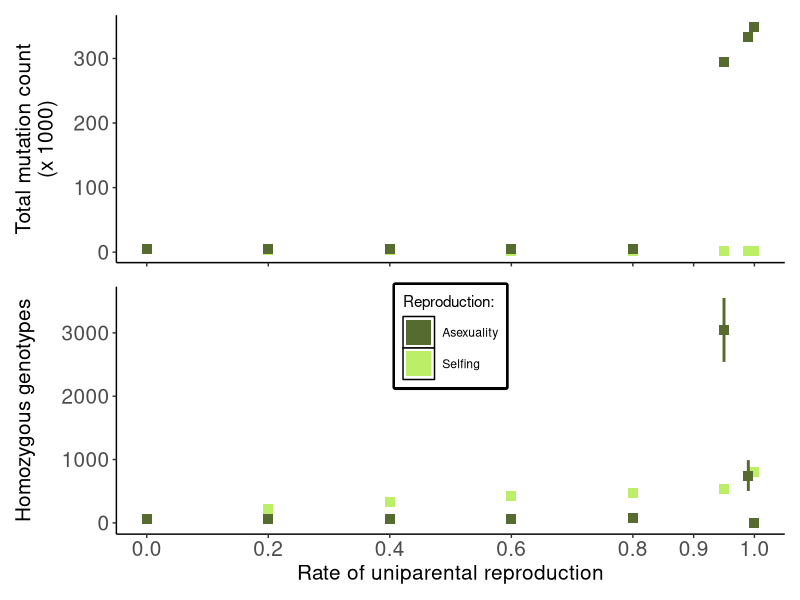
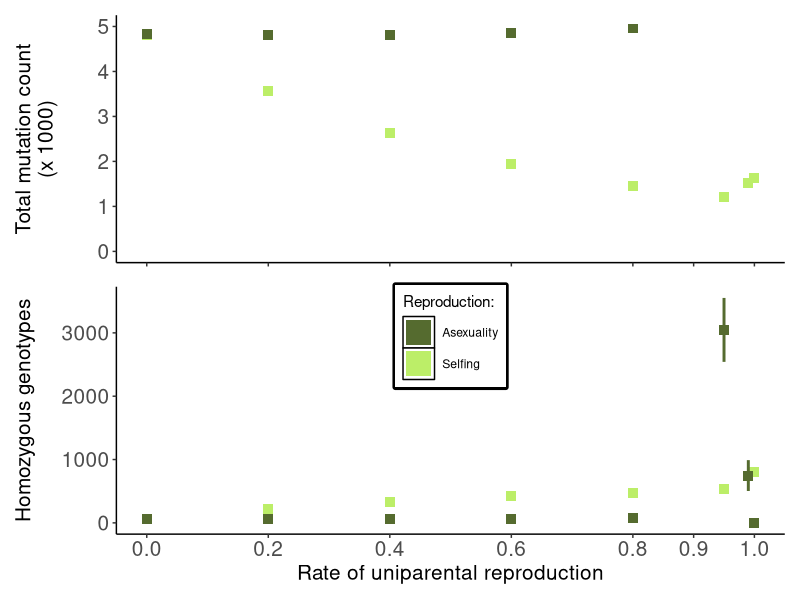
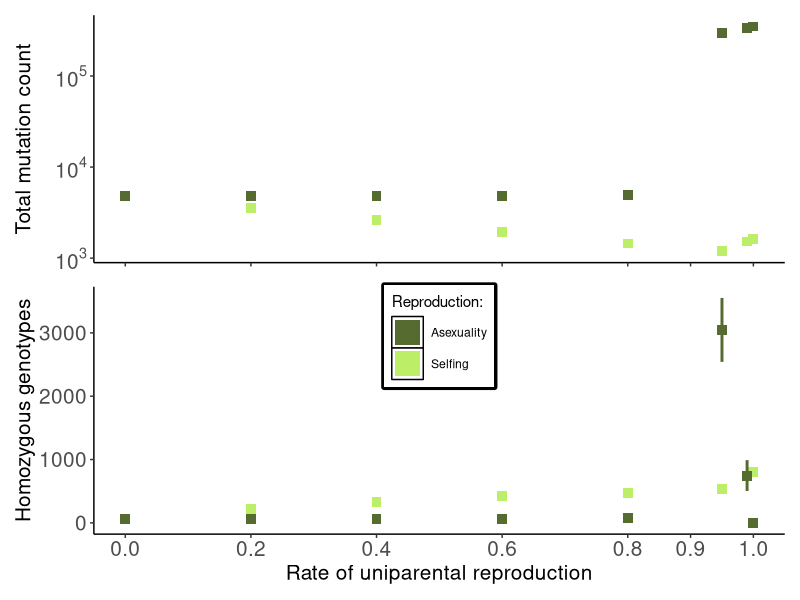
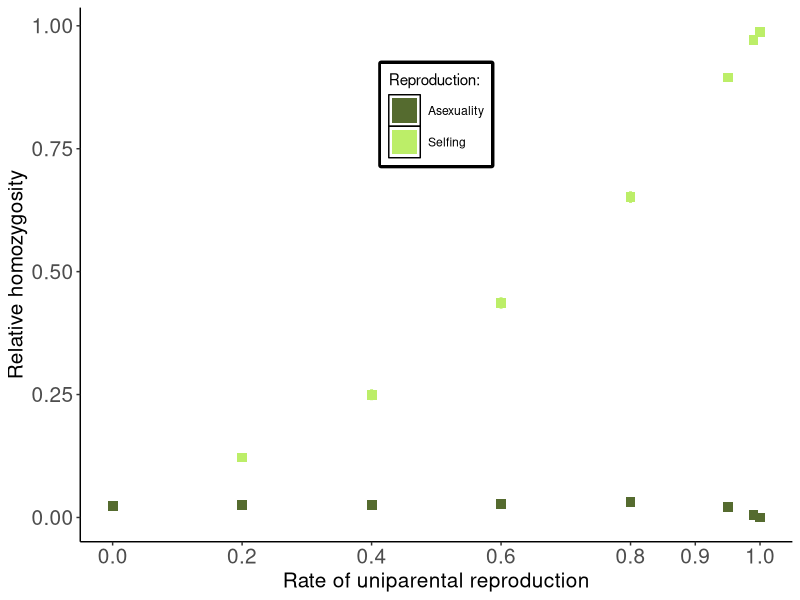

The R source for these figures, in order:
library(ggplot2)
library(patchwork)
library(dplyr)
library(scales)

replicate_number=100
colours <- c("Selfing"="darkolivegreen2","Asexuality"="darkolivegreen")

Selfing_recessive_load_all <- read.csv("Data_selfing_recessive_load_full_60000.csv")
Selfing_additive_load_all <- read.csv("Data_selfing_additive_load_full_60000.csv")
Selfing_relative_homozygosity_all <- read.csv("Data_selfing_relative_homozygosity_full_60000.csv")
#Selfing_fixed_mutations_all <- read.csv("Data_selfing_fixed_mutations_full_60000.csv")

Cloning_recessive_load_all <- read.csv("Data_cloning_recessive_load_full_60000.csv")
Cloning_additive_load_all <- read.csv("Data_cloning_additive_load_full_60000.csv")
Cloning_relative_homozygosity_all <- read.csv("Data_cloning_relative_homozygosity_full_60000.csv")
#Cloning_fixed_mutations_all <- read.csv("Data_cloning_fixed_mutations_full_60000.csv")

for (h_coefficient in c(0.2)) {

filename_rec_selfing <- Selfing_recessive_load_all %>% filter(Dominance_coefficient == h_coefficient)
filename_add_selfing <- Selfing_additive_load_all %>% filter(Dominance_coefficient == h_coefficient)
filename_rel_selfing <- Selfing_relative_homozygosity_all %>% filter(Dominance_coefficient == h_coefficient)
#filename_fix_selfing <- Selfing_fixed_mutations_all %>% filter(Dominance_coefficient == h_coefficient)

Selfing_rec_max <- filename_rec_selfing$Expected_recessive_load+1.96*filename_rec_selfing$SD_recessive_load/sqrt(replicate_number)
Selfing_rec_min <- filename_rec_selfing$Expected_recessive_load-1.96*filename_rec_selfing$SD_recessive_load/sqrt(replicate_number)

Selfing_add_max <- filename_add_selfing$Expected_additive_load+1.96*filename_add_selfing$SD_additive_load/sqrt(replicate_number)
Selfing_add_min <- filename_add_selfing$Expected_additive_load-1.96*filename_add_selfing$SD_additive_load/sqrt(replicate_number)

Selfing_rel_max <- filename_rel_selfing$Expected_relative_homozygosity+1.96*filename_rel_selfing$SD_relative_homozygosity/sqrt(replicate_number)
Selfing_rel_min <- filename_rel_selfing$Expected_relative_homozygosity-1.96*filename_rel_selfing$SD_relative_homozygosity/sqrt(replicate_number)


filename_rec_cloning <- Cloning_recessive_load_all %>% filter(Dominance_coefficient == h_coefficient)
filename_add_cloning <- Cloning_additive_load_all %>% filter(Dominance_coefficient == h_coefficient)
filename_rel_cloning <- Cloning_relative_homozygosity_all %>% filter(Dominance_coefficient == h_coefficient)
#filename_fix_cloning <- Cloning_fixed_mutations_all %>% filter(Dominance_coefficient == h_coefficient)


Cloning_rec_max <- filename_rec_cloning$Expected_recessive_load+1.96*filename_rec_cloning$SD_recessive_load/sqrt(replicate_number)
Cloning_rec_min <- filename_rec_cloning$Expected_recessive_load-1.96*filename_rec_cloning$SD_recessive_load/sqrt(replicate_number)

Cloning_add_max <- filename_add_cloning$Expected_additive_load+1.96*filename_add_cloning$SD_additive_load/sqrt(replicate_number)
Cloning_add_min <- filename_add_cloning$Expected_additive_load-1.96*filename_add_cloning$SD_additive_load/sqrt(replicate_number)

Cloning_rel_max <- filename_rel_cloning$Expected_relative_homozygosity+1.96*filename_rel_cloning$SD_relative_homozygosity/sqrt(replicate_number)
Cloning_rel_min <- filename_rel_cloning$Expected_relative_homozygosity-1.96*filename_rel_cloning$SD_relative_homozygosity/sqrt(replicate_number)

Plot_recessive <- ggplot()+
	geom_point(data = filename_rec_selfing, aes(x = Uniparenting_rate, y = Expected_recessive_load, colour="Selfing"), size=3, shape=15)+
	geom_linerange(data = filename_rec_selfing, 
			aes(x=Uniparenting_rate, 
			    ymax=Selfing_rec_max, 
			    ymin=Selfing_rec_min), color="darkolivegreen2", size=1)+
 
	geom_point(data=filename_rec_cloning, aes(x=Uniparenting_rate, y=Expected_recessive_load, colour="Asexuality"), size=3, shape=15)+
	geom_linerange(data=filename_rec_cloning, 
			aes(x=Uniparenting_rate, 
			    ymax=Cloning_rec_max, 
			    ymin=Cloning_rec_min), color="darkolivegreen", size=1)+
	
	labs(y="Homozygous genotypes",
	     x="Rate of uniparental reproduction",
	     colour="Reproduction: ")+
	
	theme(panel.grid.major=element_blank(),
    	      panel.grid.minor=element_blank(),
    	      panel.background=element_blank(),
    	      axis.line = element_line(color="black"),
    	      
	      plot.caption=element_text(size=10, hjust=0.5),
	      plot.subtitle=element_text(size=15, hjust=1, face="bold"), 
	      axis.title.y=element_text(size=15),
	      axis.title.x=element_text(size=15),
	      
	      axis.text.x=element_text(size=15),
	      axis.text.y=element_text(size=15),
	      
	      legend.position=c(0.5, 0.8),
	      legend.key = element_rect(fill = "white"),
	      legend.box.background = element_rect(color="black", size=2))+

	guides(colour = guide_legend(override.aes = list(size = 8)))+
		
	scale_colour_manual(values = colours)+
	scale_x_continuous(breaks=c(0.9, seq(0, 1, 0.2)))
		   
Plot_additive <- ggplot()+
	geom_point(data=filename_add_selfing, aes(x=Uniparenting_rate, y=Expected_additive_load/1000), colour="darkolivegreen2", size=3, shape=15)+
	geom_linerange(data=filename_add_selfing, 
			aes(x=Uniparenting_rate, 
			    ymax=Selfing_add_max/1000, 
			    ymin=Selfing_add_min/1000), color="darkolivegreen2", size=1)+
	
	geom_point(data=filename_add_cloning, aes(x=Uniparenting_rate, y=Expected_additive_load/1000), colour="darkolivegreen", size=3, shape=15)+
	geom_linerange(data=filename_add_cloning, 
			aes(x=Uniparenting_rate, 
			    ymax=Cloning_add_max/1000, 
			    ymin=Cloning_add_min/1000), color="darkolivegreen", size=1)+
	
	labs(x="Rate of uniparental reproduction",
	     y="Total mutation count\n(x 1000)")+
	theme(panel.grid.major=element_blank(),
    	      panel.grid.minor=element_blank(),
    	      panel.background=element_blank(),
    	      axis.line = element_line(color="black"),
    	      
    	      plot.title=element_text(size=20, hjust=0.5, face="bold"),
	      plot.subtitle=element_text(size=15, hjust=1, face="bold"),
	      axis.title.y=element_text(size=15),
	      axis.title.x=element_blank(),
	      
	      axis.text.x=element_text(size=0),
	      axis.text.y=element_text(size=15))+

	guides(colour = guide_legend(override.aes = list(size = 8)))+
		
	scale_colour_manual(values = colours)+
	scale_x_continuous(breaks=c(0.9, seq(0, 1, 0.2)))

Plot_additive_2 <- ggplot()+
	geom_point(data=filename_add_selfing, aes(x=Uniparenting_rate, y=Expected_additive_load/1000), colour="darkolivegreen2", size=3, shape=15)+
	geom_linerange(data=filename_add_selfing, 
			aes(x=Uniparenting_rate, 
			    ymax=Selfing_add_max/1000, 
			    ymin=Selfing_add_min/1000), color="darkolivegreen2", size=1)+
	
	geom_point(data=filename_add_cloning, aes(x=Uniparenting_rate, y=Expected_additive_load/1000), colour="darkolivegreen", size=3, shape=15)+
	geom_linerange(data=filename_add_cloning, 
			aes(x=Uniparenting_rate, 
			    ymax=Cloning_add_max/1000, 
			    ymin=Cloning_add_min/1000), color="darkolivegreen", size=1)+
	
	labs(x="Rate of uniparental reproduction",
	     y="Total mutation count\n(x 1000)")+
	     
	theme(panel.grid.major=element_blank(),
    	      panel.grid.minor=element_blank(),
    	      panel.background=element_blank(),
    	      axis.line = element_line(color="black"),
    	      
    	      plot.title=element_text(size=20, hjust=0.5, face="bold"),
	      plot.subtitle=element_text(size=15, hjust=1, face="bold"),
	      axis.title.y=element_text(size=15),
	      axis.title.x=element_blank(),
	      
	      axis.text.x=element_text(size=0),
	      axis.text.y=element_text(size=15))+

	guides(colour = guide_legend(override.aes = list(size = 8)))+
		
	scale_colour_manual(values = colours)+
	scale_x_continuous(breaks=c(0.9, seq(0, 1, 0.2)))+
	scale_y_continuous(limits=c(0, 5))
	
Plot_additive_log <- ggplot()+
	geom_point(data=filename_add_selfing, aes(x=Uniparenting_rate, y=Expected_additive_load), colour="darkolivegreen2", size=3, shape=15)+
	geom_linerange(data=filename_add_selfing, 
			aes(x=Uniparenting_rate, 
			    ymax=Selfing_add_max, 
			    ymin=Selfing_add_min), color="darkolivegreen2", size=1)+
	
	geom_point(data=filename_add_cloning, aes(x=Uniparenting_rate, y=Expected_additive_load), colour="darkolivegreen", size=3, shape=15)+
	geom_linerange(data=filename_add_cloning, 
			aes(x=Uniparenting_rate, 
			    ymax=Cloning_add_max, 
			    ymin=Cloning_add_min), color="darkolivegreen", size=1)+
	
	labs(x="Rate of uniparental reproduction",
	     y="Total mutation count")+
	     
	theme(panel.grid.major=element_blank(),
    	      panel.grid.minor=element_blank(),
    	      panel.background=element_blank(),
    	      axis.line = element_line(color="black"),
    	      
    	      plot.title=element_text(size=20, hjust=0.5, face="bold"),
	      plot.subtitle=element_text(size=15, hjust=1, face="bold"),
	      axis.title.y=element_text(size=15),
	      axis.title.x=element_blank(),
	      
	      axis.text.x=element_text(size=0),
	      axis.text.y=element_text(size=15))+

	guides(colour = guide_legend(override.aes = list(size = 8)))+
		
	scale_colour_manual(values = colours)+
	scale_x_continuous(breaks=c(0.9, seq(0, 1, 0.2)))+
	scale_y_log10(breaks = 10**c(3,4,5),
                labels = trans_format("log10", math_format(10^.x)))


Plot_relative <- ggplot()+
	geom_point(data = filename_rel_selfing, aes(x = Uniparenting_rate, y = Expected_relative_homozygosity, colour="Selfing"), size=3, shape=15)+
	geom_linerange(data = filename_rel_selfing, 
			aes(x=Uniparenting_rate, 
			    ymax=Selfing_rel_max, 
			    ymin=Selfing_rel_min), color="darkolivegreen2", size=1)+
 
	geom_point(data=filename_rel_cloning, aes(x=Uniparenting_rate, y=Expected_relative_homozygosity, colour="Asexuality"), size=3, shape=15)+
	geom_linerange(data=filename_rel_cloning, 
			aes(x=Uniparenting_rate, 
			    ymax=Cloning_rel_max, 
			    ymin=Cloning_rel_min), color="darkolivegreen", size=1)+
	
	labs(y="Relative homozygosity",
	     x="Rate of uniparental reproduction",
	     colour="Reproduction: ")+
	
	theme(panel.grid.major=element_blank(),
    	      panel.grid.minor=element_blank(),
    	      panel.background=element_blank(),
    	      axis.line = element_line(color="black"),
    	      
    	      plot.title=element_text(size=20, hjust=0.5, face="bold"),
	      plot.caption=element_text(size=10, hjust=0.5),
	      plot.subtitle=element_text(size=15, hjust=1, face="bold"), 
	      axis.title.y=element_text(size=15),
	      axis.title.x=element_text(size=15),
	      
	      axis.text.x=element_text(size=15),
	      axis.text.y=element_text(size=15),
	      
	      legend.position=c(0.5, 0.8),
	      legend.key = element_rect(fill = "white"),
	      legend.box.background = element_rect(color="black", size=2))+

	guides(colour = guide_legend(override.aes = list(size = 8)))+
		
	scale_colour_manual(values = colours)+
	scale_x_continuous(breaks=c(0.9, seq(0, 1, 0.2)))



Plot <- Plot_additive/Plot_recessive
Plot_2 <- Plot_additive_2/Plot_recessive
Plot_3 <- Plot_additive_log/Plot_recessive

plot_name <- paste("Figure_Mutation_accumulation_selfing_vs_cloning_", h_coefficient, "_full_60000.png",sep="")
ggsave(filename=plot_name,
	plot=Plot,
	dpi=600)

plot_name_2 <- paste("Figure_Mutation_accumulation_selfing_vs_cloning_", h_coefficient, "v2_full_60000.png",sep="")
ggsave(filename=plot_name_2,
	plot=Plot_2,
	dpi=600)

plot_name_log <- paste("Figure_Mutation_accumulation_selfing_vs_cloning_", h_coefficient, "v3_full_60000.png",sep="")
ggsave(filename=plot_name_log,
	plot=Plot_3,
	dpi=600)
	
plot_name_rel <- paste("Figure_Mutation_accumulation_selfing_vs_cloning_", h_coefficient, "relative_homozygosity_full_60000.png",sep="")
ggsave(filename=plot_name_rel,
	plot=Plot_relative,
	dpi=400)
}
